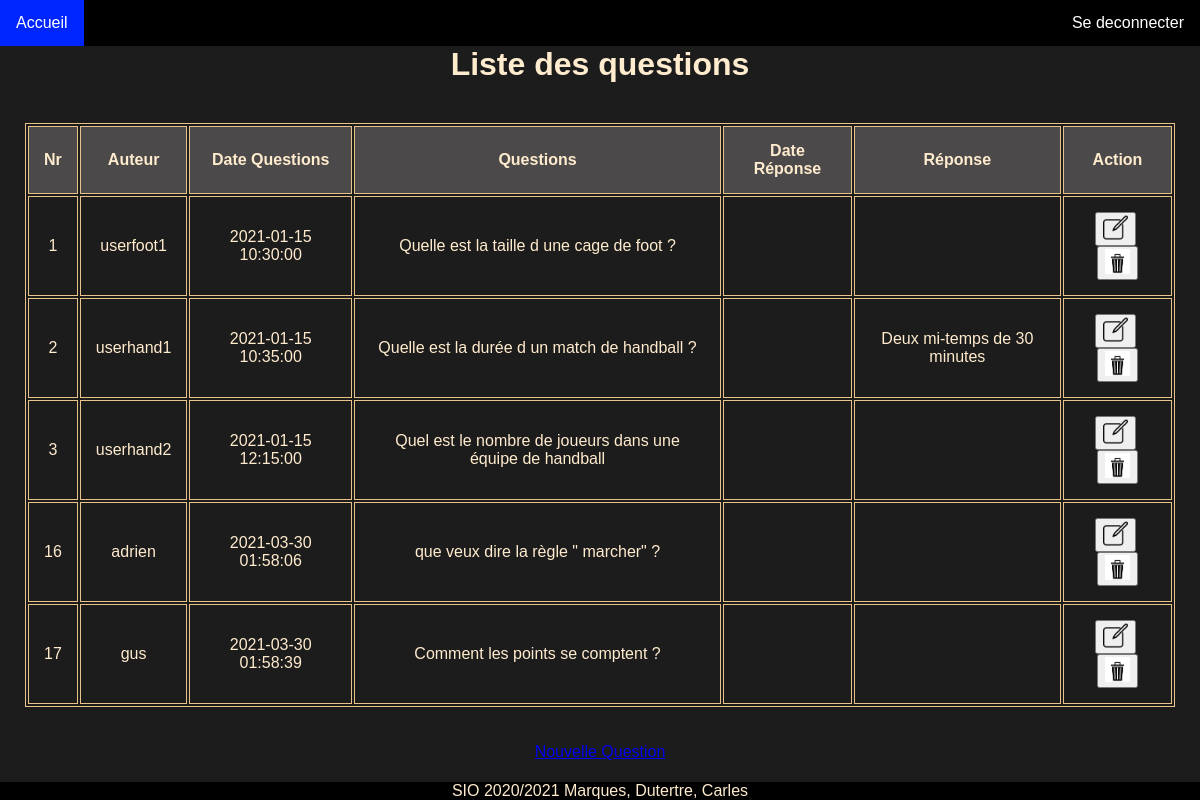
The page /liste.php (signed in) on the database as committed earlier.
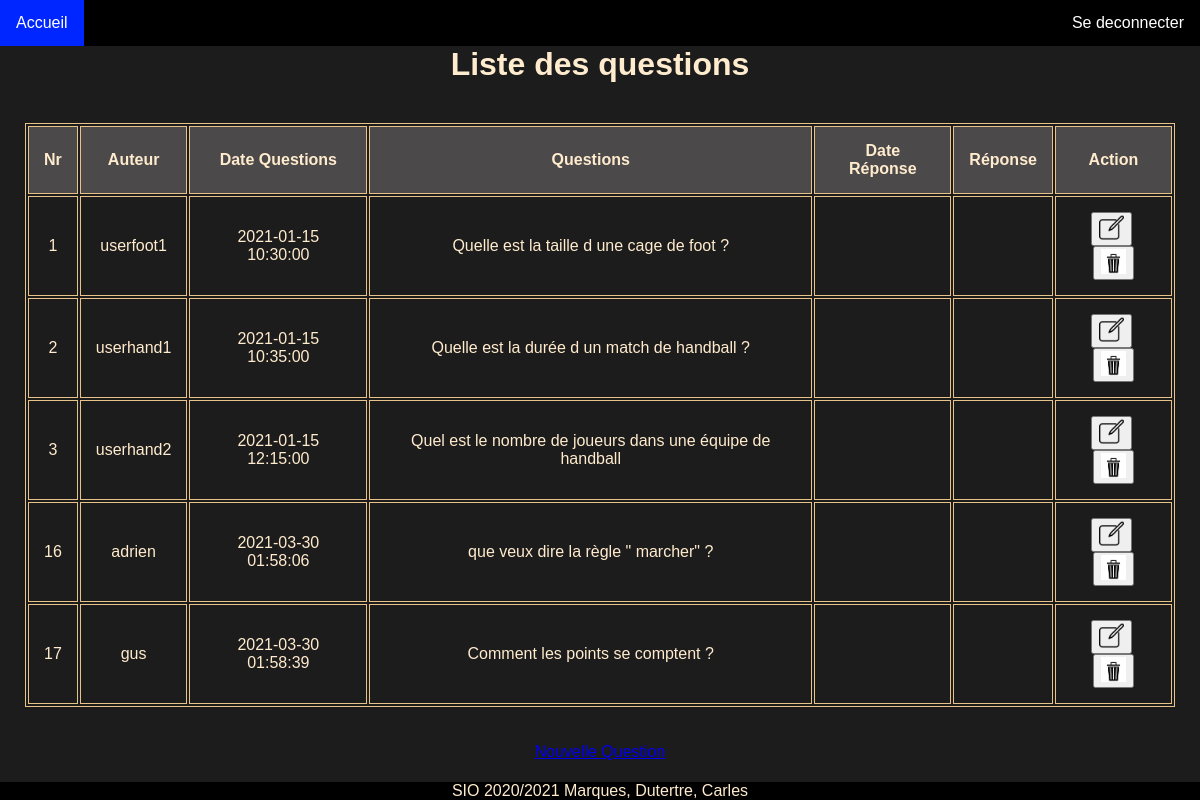
The same page on the database as committed later.
### tables this page shows
CREATE TABLE `faq` (
  `id_faq` int(11) NOT NULL,
  `question` varchar(100) NOT NULL,
  `reponse` varchar(100) DEFAULT NULL,
  `dat_question` datetime NOT NULL,
  `dat_reponse` datetime DEFAULT NULL,
  `id_user` int(11) NOT NULL
);

CREATE TABLE `user` (
  `id_user` int(11) NOT NULL,
  `pseudo` varchar(20) NOT NULL,
  `mdp` varchar(255) NOT NULL,
  `mail` varchar(50) NOT NULL,
  `id_usertype` int(11) NOT NULL,
  `id_ligue` int(11) NOT NULL
);

### liste.php (the view, shortened to what this page needs)
<?php
include "inclusion.php";
$sql="SELECT id_faq, pseudo, question, dat_question, reponse, dat_reponse FROM faq, user WHERE faq.id_user = user.id_user";
    try {
        $sth = $dbh->query($sql);
        $faq = $sth->fetchAll(PDO::FETCH_ASSOC);
    } catch (PDOException $ex) {
        die("Erreur lors de la requête SQL : " . $ex->getMessage());
    }
?>
<!DOCTYPE html>
<html lang="fr">
<head>
    <link rel="stylesheet" href="css/main.css">
</head>
<body>
<ul>
        <li><a href="index.php">Accueil</a></li>
        <li class="right" ><a href="logout.php">Se deconnecter</a></li>
</ul>
        <div class="marg">
        <h1>Liste des questions</h1>
        <br>
        <table>
        <tr>
            <th>Nr</th>
            <th>Auteur</th>
            <th>Date Questions</th>
            <th>Questions</th>
            <th>Date Réponse</th>
            <th>Réponse</th>
            <?php
                if ($_SESSION["user"]["id_usertype"] != 1) {
                    echo "<th>"."Action"."</th>";
                }
            ?>
        </tr>
        <?php
        foreach($faq as $donnees){
            $sql="SELECT id_ligue FROM user, faq WHERE user.id_user = faq.id_user AND faq.id_faq=:id_faq";
            try {
                $sth = $dbh->prepare($sql);
                $sth->execute(array(
                    ":id_faq" => $donnees['id_faq']
                ));
                $id_ligue = $sth->fetch(PDO::FETCH_ASSOC);
            } catch (PDOException $ex) {
                die("Erreur lors de la requête SQL : " . $ex->getMessage());
            }
            if($_SESSION['user']['id_ligue']==$id_ligue['id_ligue'] || $_SESSION['user']['id_usertype'] == 3){
            echo "<tr>";
                echo "<td>".$donnees['id_faq']."</td>";
                echo "<td>".$donnees['pseudo']."</td>";
                echo "<td>".$donnees['dat_question']."</td>";
                echo "<td>".$donnees['question']."</td>";
                echo "<td>".$donnees['dat_reponse']."</td>";
                echo "<td>".$donnees['reponse']."</td>";
                if ($_SESSION["user"]["id_usertype"] != "1") {
                ?>
                <td class="cells"><button type="submit" name="ajout"><a href="edit.php?id=<?=$donnees['id_faq']?>"><img src="Img/modifier.png" alt=" "></a>
               </button>&nbsp;<button type="submit" name="supprimer"><a href="delete.php?id=<?=$donnees['id_faq']?>"><img src="Img/poub.png" alt=" "></a></button></td>
                <?php
                }
                echo "</tr>";
            }
        }
            ?>
        </table>
        </div>
        <p><a href="add.php">Nouvelle Question</a></p>
    <p class="pied">SIO 2020/2021 Marques, Dutertre, Carles</p>
</body>
</html>

Rows that differ between the two databases and show on the page:
changed faq "Quelle est la durée d un match de handball ?": reponse "Deux mi-temps de 30 minutes" → (not shown)
